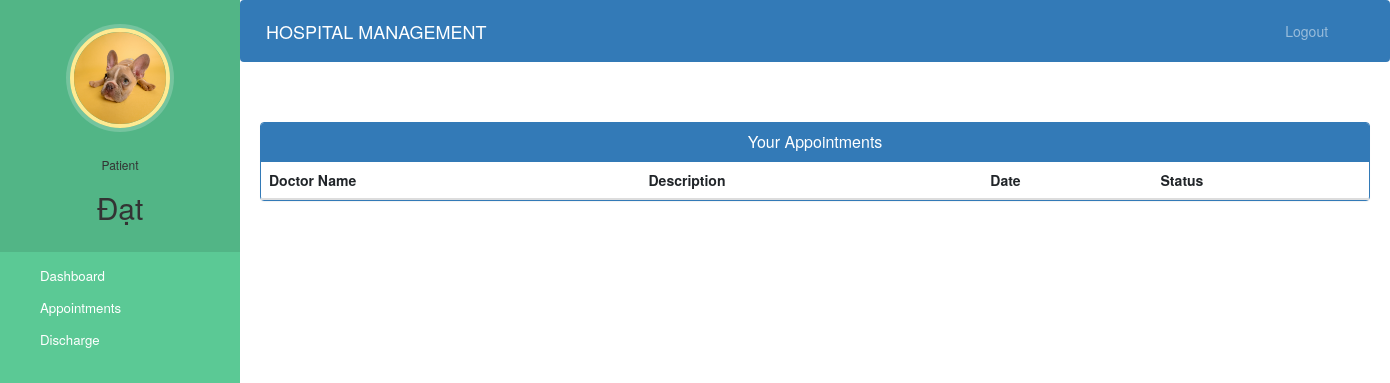
Before: /patient-view-appointment (signed in) with the older database file.
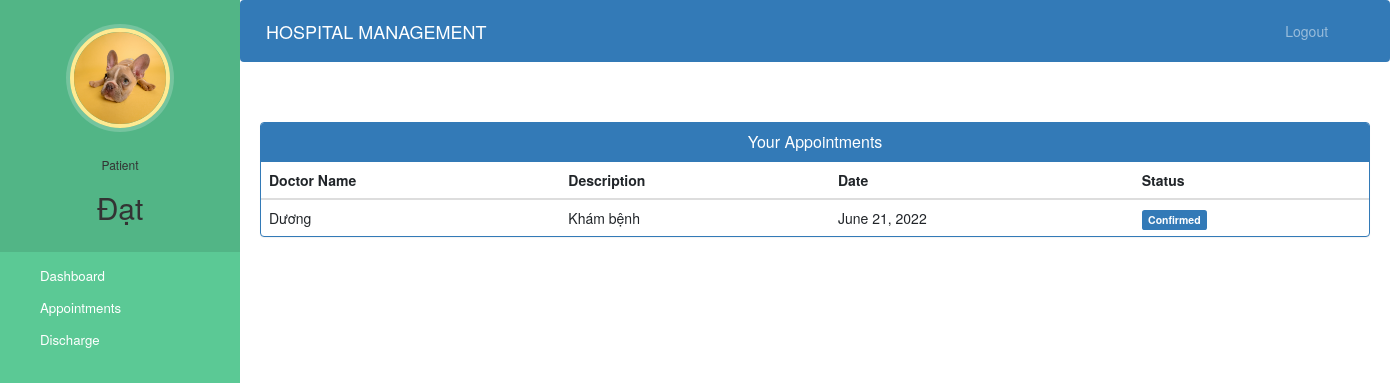
After: the same page with the newer database file.
### hospital/models.py (models this page shows)
class Appointment(models.Model):
    patientId=models.PositiveIntegerField(null=True)
    doctorId=models.PositiveIntegerField(null=True)
    patientName=models.CharField(max_length=40,null=True)
    doctorName=models.CharField(max_length=40,null=True)
    appointmentDate=models.DateField(auto_now=True)
    description=models.TextField(max_length=500)
    status=models.BooleanField(default=False)

### hospital/views.py (the view)
# urls.py: path('patient-view-appointment', views.patient_view_appointment_view,name='patient-view-appointment'),
@login_required(login_url='patientlogin')
@user_passes_test(is_patient)
def patient_view_appointment_view(request):
    patient=models.Patient.objects.get(user_id=request.user.id) #for profile picture of patient in sidebar
    appointments=models.Appointment.objects.all().filter(patientId=request.user.id)
    return render(request,'hospital/patient_view_appointment.html',{'appointments':appointments,'patient':patient})

### hospital/views.py (called while the page is built)
def is_patient(user):
    return user.groups.filter(name='PATIENT').exists()

### templates/hospital/patient_view_appointment.html (shortened to what this page needs)
{% extends 'hospital/patient_base.html' %}
{% block content %}
<head>
  <link href="//netdna.bootstrapcdn.com/bootstrap/3.0.0/css/bootstrap.min.css" rel="stylesheet" id="bootstrap-css">
</head>
<div class="container">
  <div class="panel panel-primary">
    <div class="panel-heading">
      <h6 class="panel-title">Your Appointments</h6>
    </div>
    <table class="table table-hover" id="dev-table">
      <thead>
        <tr>
          <th>Doctor Name</th>
          <th>Description</th>
          <th>Date</th>
          <th>Status</th>
        </tr>
      </thead>
      {% for a in appointments %}
      <tr>
        <td> {{a.doctorName}}</td>
        <td>{{a.description}}</td>
        <td>{{a.appointmentDate}}</td>
        {%if a.status%}
        <td> <span class="label label-primary">Confirmed</span></td>
        {% else %}
        <td> <span class="label label-success">Pending</span></td>
        {% endif %}
      </tr>
      {% endfor %}
    </table>
  </div>
</div>
{% endblock content %}

Changed rows visible on the page:
added Appointment: doctorName "Dương", description "Khám bệnh", appointmentDate "June 21, 2022", status "Confirmed"
